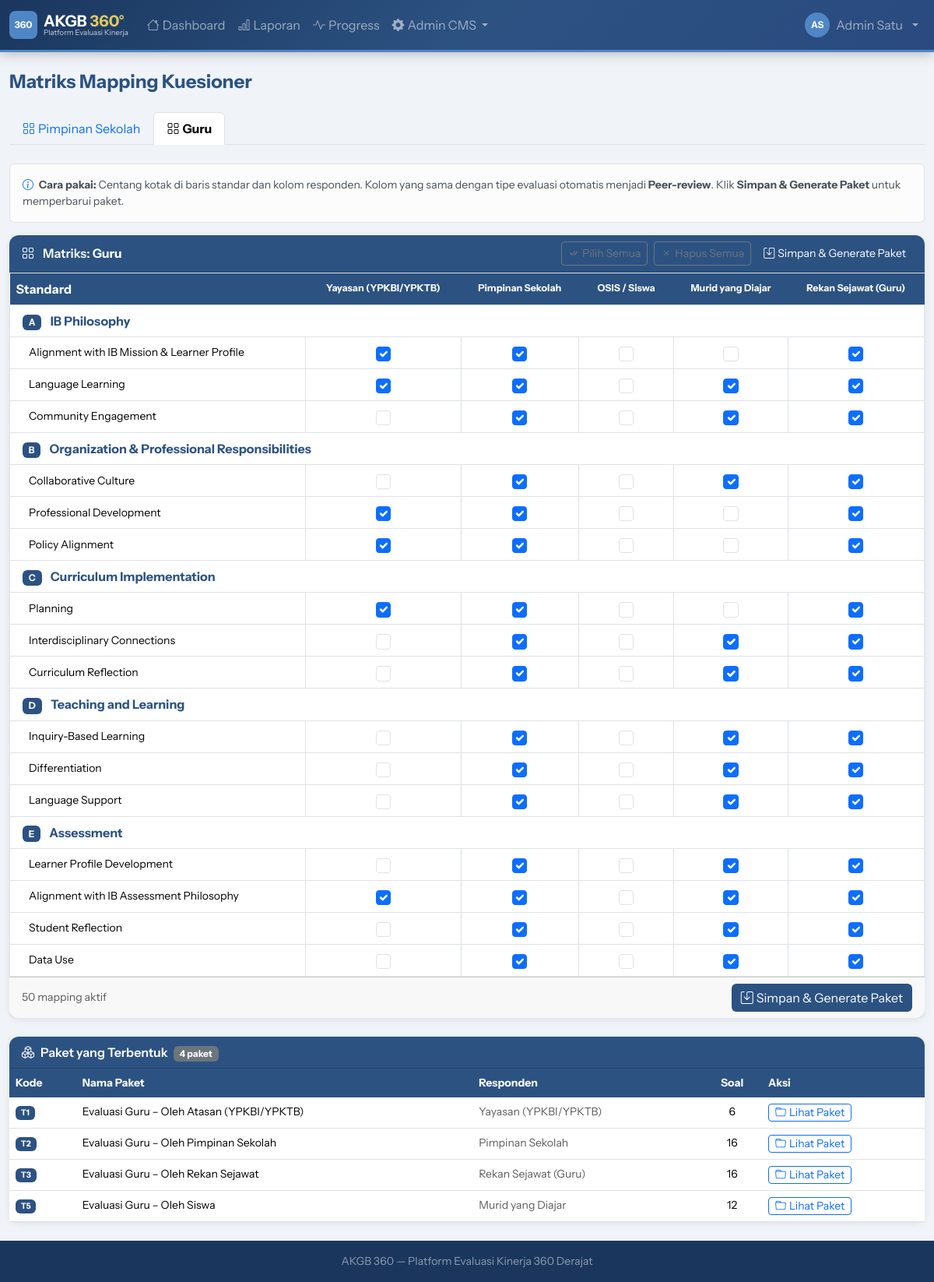
Before: /demo/admin/matrix.php?tab=teacher (signed in) with the older database file.
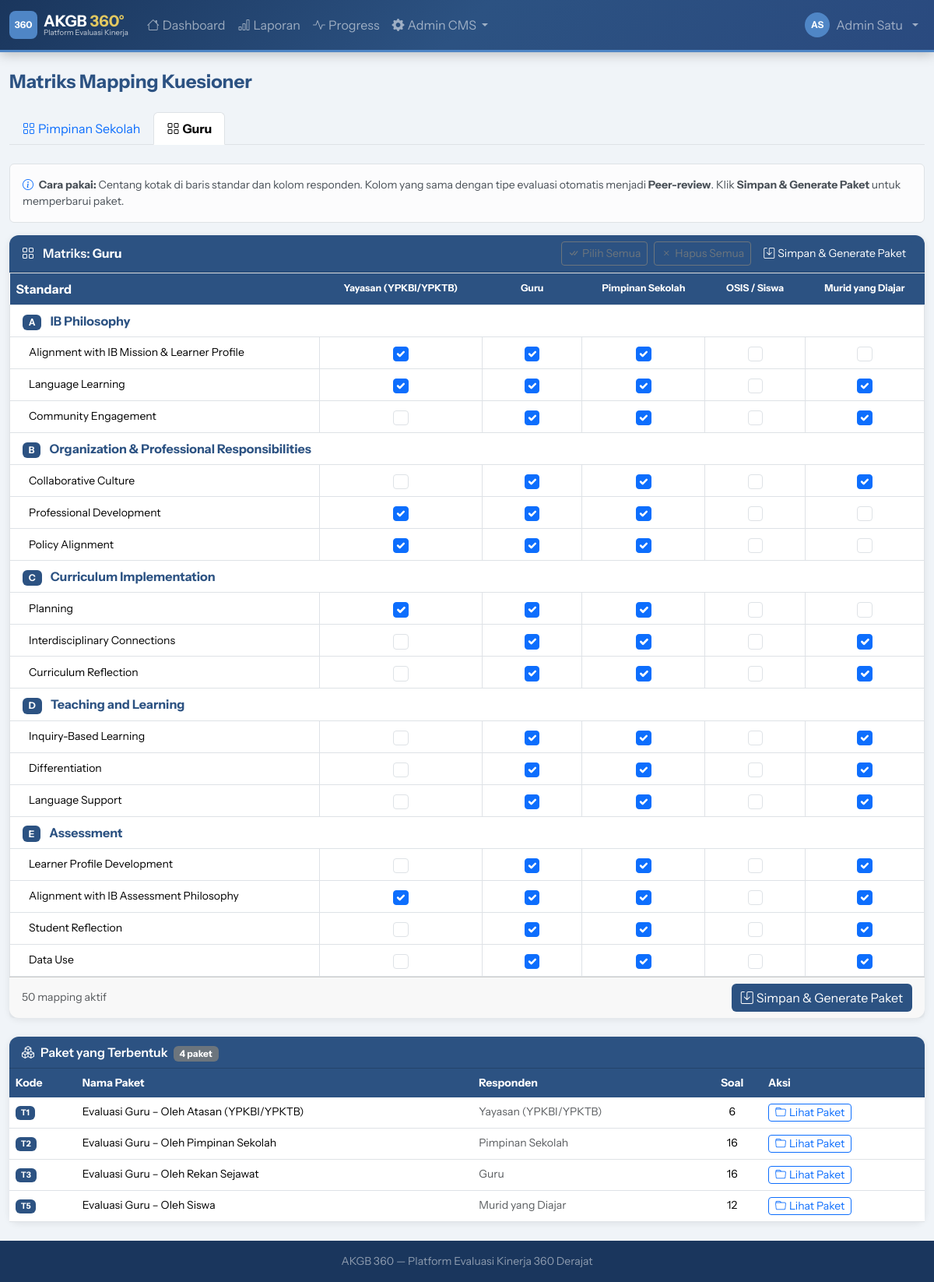
After: the same page with the newer database file.
### tables this page shows
CREATE TABLE `packages` (
  `id` int NOT NULL AUTO_INCREMENT,
  `code` varchar(20) NOT NULL,
  `name` varchar(200) NOT NULL,
  `eval_type_id` int NOT NULL,
  `period_id` int DEFAULT NULL COMMENT 'NULL = template global, ada nilai = terikat periode',
  `respondent_type` varchar(50) NOT NULL,
  `description` text,
  `is_self_reflection` tinyint(1) DEFAULT '0',
  PRIMARY KEY (`id`),
  KEY `eval_type_id` (`eval_type_id`),
  KEY `period_id` (`period_id`),
  CONSTRAINT `packages_ibfk_1` FOREIGN KEY (`eval_type_id`) REFERENCES `eval_types` (`id`),
  CONSTRAINT `packages_ibfk_2` FOREIGN KEY (`period_id`) REFERENCES `eval_periods` (`id`) ON DELETE SET NULL
);

### public_html/demo/includes/db.php (called while the page is built, shortened)
<?php
class Database {
    private static ?PDO $instance = null;
    public static function getInstance(): PDO {
        if (self::$instance === null) {
            $dsn = "mysql:host=" . DB_HOST . ";dbname=" . DB_NAME . ";charset=" . DB_CHARSET;
            $options = [
                PDO::ATTR_ERRMODE            => PDO::ERRMODE_EXCEPTION,
                PDO::ATTR_DEFAULT_FETCH_MODE => PDO::FETCH_ASSOC,
                PDO::ATTR_EMULATE_PREPARES   => false,
            ];
            try {
                self::$instance = new PDO($dsn, DB_USER, DB_PASS, $options);
            } catch (PDOException $e) {
                die(json_encode(['error' => 'Database connection failed: ' . $e->getMessage()]));
            }
        }
        return self::$instance;
    }
    public static function query(string $sql, array $params = []): PDOStatement {
        $stmt = self::getInstance()->prepare($sql);
        $stmt->execute($params);
        return $stmt;
    }
    public static function fetchAll(string $sql, array $params = []): array {
        return self::query($sql, $params)->fetchAll();
    }
}

### public_html/demo/includes/functions.php (called while the page is built, shortened)
<?php
function h(string $s = ''): string {
    return htmlspecialchars($s, ENT_QUOTES, 'UTF-8');
}
function respondentLabel(string $type): string {
    return match($type) {
        'atasan'        => 'Yayasan (YPKBI/YPKTB)',
        'leader'        => 'Pimpinan Sekolah',
        'peer'          => 'Rekan Sejawat',
        'guru'          => 'Guru',
        'teacher'       => 'Rekan Sejawat (Guru)',
        'ortu'          => 'Komite Orang Tua',
        'siswa'         => 'OSIS / Siswa',
        'student_class' => 'Murid yang Diajar',
        'self'          => 'Refleksi Mandiri',
        default         => ucfirst($type),
    };
}

### public_html/demo/admin/matrix.php (the view, shortened to what the changed rows need)
<?php
require_once __DIR__ . '/../includes/db.php';
require_once __DIR__ . '/../includes/functions.php';
require_once __DIR__ . '/../includes/layout.php';
$tab = $_GET['tab'] ?? '';
$evalTypes = Database::fetchAll("SELECT * FROM eval_types ORDER BY id");
$currentEt = null;
foreach ($evalTypes as $et) {
    if ($et['code'] === $tab) { $currentEt = $et; break; }
}
$allRespondentTypes = [];
if ($currentEt) {
    $rtRows = Database::fetchAll("
        SELECT DISTINCT srm.respondent_type
        FROM standard_respondent_mapping srm
        JOIN standards s ON s.id = srm.standard_id
        JOIN domains d ON d.id = s.domain_id
        WHERE d.eval_type_id = ? AND srm.period_id IS NULL
        ORDER BY srm.respondent_type
    ", [$currentEt['id']]);
    foreach ($rtRows as $r) {
        $allRespondentTypes[$r['respondent_type']] = respondentLabel($r['respondent_type']);
    }
}
$existingMap = [];
$domains     = [];
if ($currentEt) {
    $mappings = Database::fetchAll("
        SELECT srm.standard_id, srm.respondent_type
        FROM standard_respondent_mapping srm
        JOIN standards s ON srm.standard_id = s.id
        JOIN domains d ON s.domain_id = d.id
        WHERE d.eval_type_id = ? AND srm.is_active = 1 AND srm.period_id IS NULL
    ", [$currentEt['id']]);
    foreach ($mappings as $m) {
        $displayType = $m['respondent_type'];
        $existingMap[$m['standard_id']][$displayType] = true;
    }
    $rows = Database::fetchAll("
        SELECT s.id as s_id, s.name as s_name,
               d.id as d_id, d.name as d_name, d.code as d_code, d.order_num as d_order
        FROM standards s
        JOIN domains d ON s.domain_id = d.id
        WHERE d.eval_type_id = ?
        ORDER BY d.order_num, d.id, s.order_num, s.id
    ", [$currentEt['id']]);
    foreach ($rows as $r) {
        $did = $r['d_id'];
        if (!isset($domains[$did])) {
            $domains[$did] = ['name'=>$r['d_name'],'code'=>$r['d_code'],'standards'=>[]];
        }
        $domains[$did]['standards'][$r['s_id']] = $r['s_name'];
    }
}
ob_start(); ?>
<?php if (!$currentEt || empty($domains)): ?>
<div class="card">
  <div class="card-body text-center py-5 text-muted">
    <i class="bi bi-grid display-4 mb-3 d-block"></i>
    <p>Belum ada standard untuk tipe ini.</p>
    <a href="<?= APP_URL ?>/admin/foundation.php?tab=standards" class="btn btn-navy">
      Tambah Standard →
    </a>
  </div>
</div>
<?php else: ?>
<form method="POST">
  <div class="card">
    <div class="card-body p-0">
      <div class="table-responsive">
        <table class="table table-bordered mb-0" id="matrixTable">
          <thead>
            <tr style="background:var(--ktb-navy);color:white">
              <th style="min-width:260px;vertical-align:middle">Standard</th>
              <?php foreach ($allRespondentTypes as $rType => $rLabel):
              ?>
              <th class="text-center" style="min-width:100px;vertical-align:middle;font-size:.78rem">
                <?= h($rLabel) ?>
              </th>
              <?php endforeach; ?>
            </tr>
          </thead>
          <tbody>
            <?php foreach ($domains as $did => $domain): ?>
            <tr style="background:#eef1fa">
              <td colspan="<?= count($allRespondentTypes)+1 ?>" class="py-2 px-3">
                <span class="badge me-2" style="background:var(--ktb-navy)">
                  <?= h($domain['code']??'—') ?>
                </span>
                <strong class="text-navy"><?= h($domain['name']) ?></strong>
              </td>
            </tr>
            <?php foreach ($domain['standards'] as $sid => $sName): ?>
            <tr class="standard-row">
              <td class="ps-4 small" style="vertical-align:middle"><?= h($sName) ?></td>
              <?php foreach ($allRespondentTypes as $rType => $rLabel): ?>
              <td class="text-center" style="vertical-align:middle">
                <div class="form-check d-flex justify-content-center mb-0">
                  <input type="checkbox"
                    class="form-check-input matrix-cb"
                    name="mapping[<?= $sid ?>][<?= $rType ?>]"
                    value="1"
                    style="width:1.2em;height:1.2em;cursor:pointer"
                    <?= !empty($existingMap[$sid][$rType]) ? 'checked' : '' ?>>
                </div>
              </td>
              <?php endforeach; ?>
            </tr>
            <?php endforeach; ?>
            <?php endforeach; ?>
          </tbody>
        </table>
      </div>
    </div>
  </div>
</form>
<?php
$existingPkgs = Database::fetchAll("
    SELECT p.*, COUNT(pq.id) as q_count
    FROM packages p
    LEFT JOIN package_questions pq ON pq.package_id = p.id
    WHERE p.eval_type_id = ? AND p.is_self_reflection = 0 AND p.period_id IS NULL
    GROUP BY p.id
    ORDER BY p.id
", [$currentEt['id']]);
?>
<?php if (!empty($existingPkgs)): ?>
<div class="card mt-4">
  <div class="card-body p-0">
    <table class="table table-hover mb-0 small">
      <thead><tr>
        <th>Kode</th>
        <th>Nama Paket</th>
        <th>Responden</th>
        <th class="text-center">Soal</th>
        <th>Aksi</th>
      </tr></thead>
      <tbody>
        <?php foreach ($existingPkgs as $pkg): ?>
        <tr>
          <td><span class="badge badge-navy"><?= h($pkg['code']) ?></span></td>
          <td><?= h($pkg['name']) ?></td>
          <td class="text-muted"><?= h(respondentLabel($pkg['respondent_type'])) ?></td>
          <td class="text-center"><?= $pkg['q_count'] ?></td>
          <td>
            <a href="<?= APP_URL ?>/admin/questions_packages.php?pkg=<?= $pkg['id'] ?>&et=<?= urlencode($tab) ?>"
               class="btn btn-sm btn-outline-primary py-0 px-2">
              <i class="bi bi-folder me-1"></i>Lihat Paket
            </a>
          </td>
        </tr>
        <?php endforeach; ?>
      </tbody>
    </table>
  </div>
</div>
<?php endif; ?>
<?php endif; ?>

Changed rows visible on the page:
changed packages "Evaluasi Guru – Oleh Rekan Sejawat": respondent_type "Rekan Sejawat (Guru)" → "Guru"
Other visible differences:
new list line: "Guru"
list line gone: "Rekan Sejawat (Guru)"
